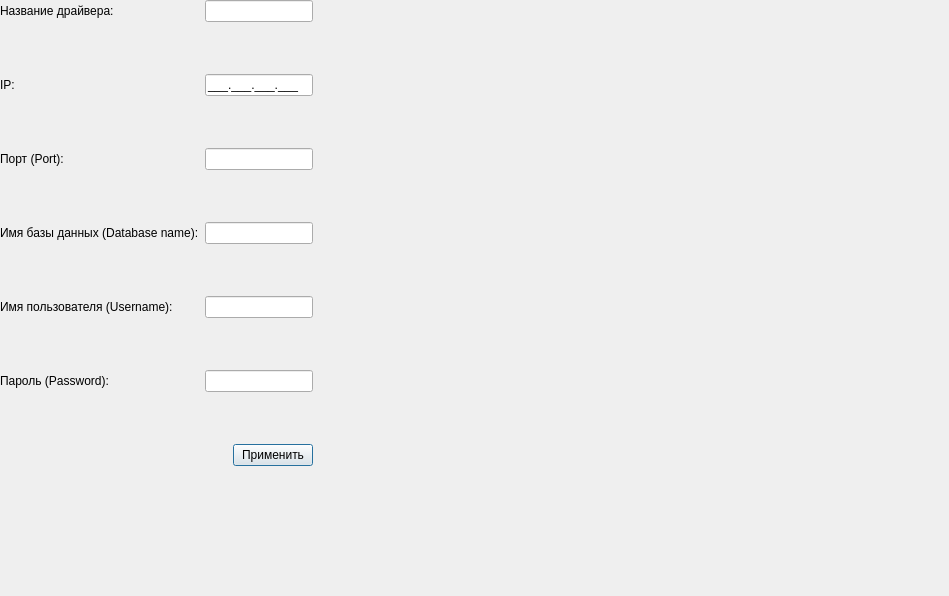
<?xml version="1.0" encoding="UTF-8"?>
<ui version="4.0">
 <class>ChangeSettings</class>
 <widget class="QDialog" name="ChangeSettings">
  <property name="geometry">
   <rect>
    <x>0</x>
    <y>0</y>
    <width>949</width>
    <height>596</height>
   </rect>
  </property>
  <property name="minimumSize">
   <size>
    <width>640</width>
    <height>480</height>
   </size>
  </property>
  <property name="windowTitle">
   <string>Dialog</string>
  </property>
  <widget class="QWidget" name="">
   <layout class="QVBoxLayout" name="verticalLayout">
    <item>
     <layout class="QFormLayout" name="formLayout">
      <item row="2" column="0">
       <widget class="QLabel" name="label">
        <property name="text">
         <string>IP:</string>
        </property>
       </widget>
      </item>
      <item row="2" column="1">
       <widget class="QLineEdit" name="lineEdit">
        <property name="inputMask">
         <string>000.000.000.000;_</string>
        </property>
       </widget>
      </item>
      <item row="3" column="1">
       <spacer name="verticalSpacer">
        <property name="orientation">
         <enum>Qt::Vertical</enum>
        </property>
        <property name="sizeHint" stdset="0">
         <size>
          <width>20</width>
          <height>40</height>
         </size>
        </property>
       </spacer>
      </item>
      <item row="4" column="0">
       <widget class="QLabel" name="label_2">
        <property name="text">
         <string>Порт (Port):</string>
        </property>
       </widget>
      </item>
      <item row="4" column="1">
       <widget class="QLineEdit" name="lineEdit_2"/>
      </item>
      <item row="5" column="1">
       <spacer name="verticalSpacer_2">
        <property name="orientation">
         <enum>Qt::Vertical</enum>
        </property>
        <property name="sizeHint" stdset="0">
         <size>
          <width>20</width>
          <height>40</height>
         </size>
        </property>
       </spacer>
      </item>
      <item row="8" column="0">
       <widget class="QLabel" name="label_3">
        <property name="text">
         <string>Имя пользователя (Username):</string>
        </property>
       </widget>
      </item>
      <item row="8" column="1">
       <widget class="QLineEdit" name="lineEdit_3"/>
      </item>
      <item row="9" column="1">
       <spacer name="verticalSpacer_3">
        <property name="orientation">
         <enum>Qt::Vertical</enum>
        </property>
        <property name="sizeHint" stdset="0">
         <size>
          <width>20</width>
          <height>40</height>
         </size>
        </property>
       </spacer>
      </item>
      <item row="10" column="0">
       <widget class="QLabel" name="label_4">
        <property name="text">
         <string>Пароль (Password):</string>
        </property>
       </widget>
      </item>
      <item row="10" column="1">
       <widget class="QLineEdit" name="lineEdit_4"/>
      </item>
      <item row="11" column="1">
       <spacer name="verticalSpacer_5">
        <property name="orientation">
         <enum>Qt::Vertical</enum>
        </property>
        <property name="sizeHint" stdset="0">
         <size>
          <width>20</width>
          <height>40</height>
         </size>
        </property>
       </spacer>
      </item>
      <item row="0" column="1">
       <widget class="QLineEdit" name="lineEdit_5">
        <property name="inputMask">
         <string/>
        </property>
       </widget>
      </item>
      <item row="0" column="0">
       <widget class="QLabel" name="label_5">
        <property name="text">
         <string>Название драйвера:</string>
        </property>
       </widget>
      </item>
      <item row="6" column="0">
       <widget class="QLabel" name="label_6">
        <property name="text">
         <string>Имя базы данных (Database name):</string>
        </property>
       </widget>
      </item>
      <item row="6" column="1">
       <widget class="QLineEdit" name="lineEdit_6"/>
      </item>
      <item row="7" column="1">
       <spacer name="verticalSpacer_4">
        <property name="orientation">
         <enum>Qt::Vertical</enum>
        </property>
        <property name="sizeHint" stdset="0">
         <size>
          <width>20</width>
          <height>40</height>
         </size>
        </property>
       </spacer>
      </item>
      <item row="1" column="1">
       <spacer name="verticalSpacer_6">
        <property name="orientation">
         <enum>Qt::Vertical</enum>
        </property>
        <property name="sizeHint" stdset="0">
         <size>
          <width>20</width>
          <height>40</height>
         </size>
        </property>
       </spacer>
      </item>
     </layout>
    </item>
    <item>
     <layout class="QHBoxLayout" name="horizontalLayout">
      <item>
       <spacer name="horizontalSpacer">
        <property name="orientation">
         <enum>Qt::Horizontal</enum>
        </property>
        <property name="sizeHint" stdset="0">
         <size>
          <width>40</width>
          <height>20</height>
         </size>
        </property>
       </spacer>
      </item>
      <item>
       <widget class="QPushButton" name="pushButton">
        <property name="text">
         <string>Применить</string>
        </property>
       </widget>
      </item>
     </layout>
    </item>
   </layout>
  </widget>
 </widget>
 <resources/>
 <connections/>
</ui>
